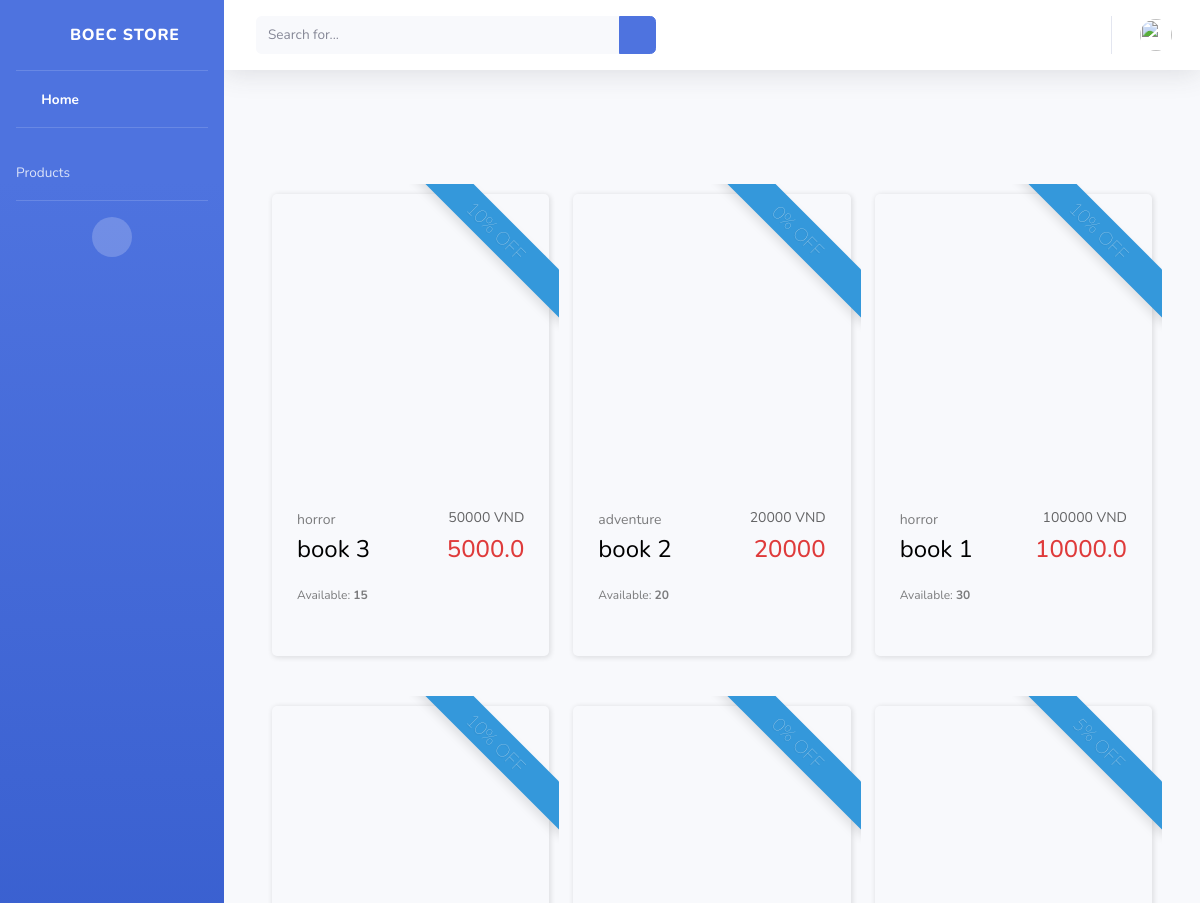
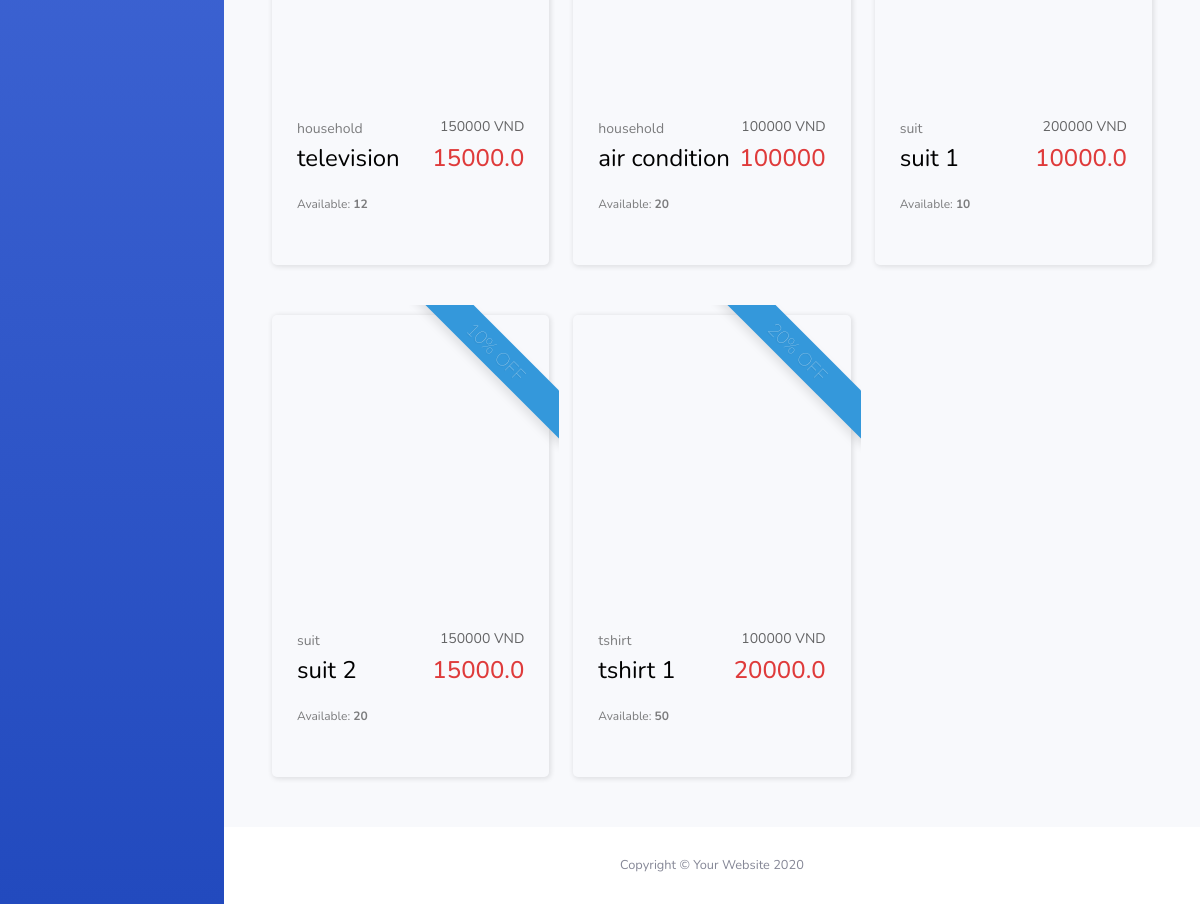
Before: /bookstore/index with the older database file (2 pictures, top to bottom).
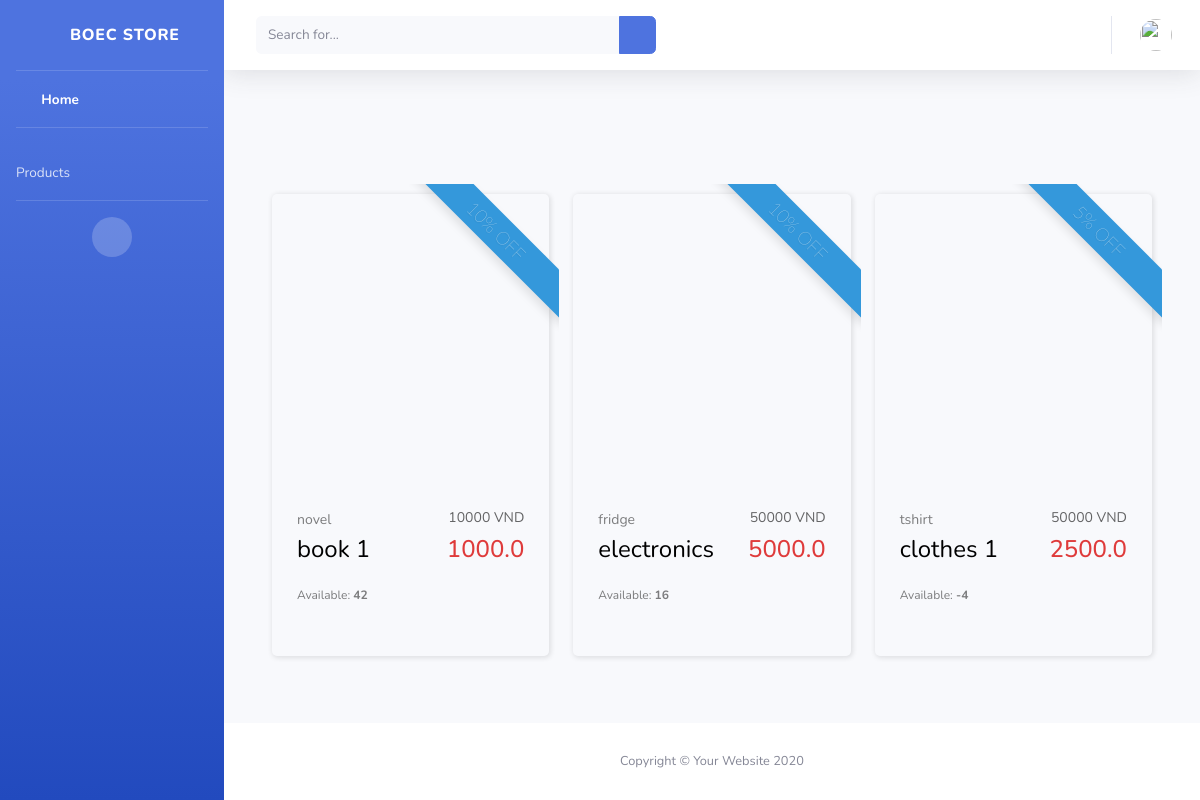
After: the same page with the newer database file.
### Bookstore/models.py (models this page shows)
class Book(models.Model):
    name = models.TextField()
    type = models.TextField()
    price = models.BigIntegerField()
    inStock = models.IntegerField()
    discount = models.IntegerField()
    image = models.TextField()

class Electronic(models.Model):
    name = models.TextField()
    type = models.TextField()
    price = models.BigIntegerField()
    inStock = models.IntegerField()
    discount = models.IntegerField()
    image = models.TextField()

class Clothe(models.Model):
    name = models.TextField()
    type = models.TextField()
    price = models.BigIntegerField()
    inStock = models.IntegerField()
    discount = models.IntegerField()
    image = models.TextField()

### Bookstore/views.py (the view)
# urls.py: path('index', views.index, name="index"),
def index(request):
    book = Book.objects.all().order_by("inStock")
    clothe = Clothe.objects.all().order_by("inStock")
    electronic = Electronic.objects.all().order_by("inStock")
    listbook = []
    listelectronic = []
    listclothes = []
    for b in book:
        if b.discount == 0:
            b.discounted = b.price
        else:
            b.discounted = b.discount * b.price / 100
        listbook.append(b)
    for c in clothe:
        if c.discount == 0:
            c.discounted = c.price
        else:
            c.discounted = c.discount * c.price / 100
        listclothes.append(c)
    for e in electronic:
        if e.discount == 0:
            e.discounted = e.price
        else:
            e.discounted = e.discount * e.price / 100
        listelectronic.append(e)
    return render(request, 'bookstore/mainPage.html',
                  {"listbook": listbook, "listelectronics": listelectronic, "listclothes": listclothes})

### Bookstore/templates/bookstore/mainPage.html (shortened to what this page needs)
<!DOCTYPE html>
<html lang="en">
<head>
    <link href="../../static/vendor/fontawesome-free/css/all.min.css" rel="stylesheet" type="text/css">
    <link href="../../static/css/sb-admin-2.min.css" rel="stylesheet">
    <link href="../../static/css/mainPage.css" rel="stylesheet">
</head>
<body id="page-top">
    <div id="wrapper">
        <ul class="navbar-nav bg-gradient-primary sidebar sidebar-dark accordion" id="accordionSidebar">
            <a class="sidebar-brand d-flex align-items-center justify-content-center" href="/bookstore/index">
                <div class="sidebar-brand-icon rotate-n-15">
                    <i class="fas fa-laugh-wink"></i>
                </div>
                <div class="sidebar-brand-text mx-3"> Boec Store</div>
            </a>
            <hr class="sidebar-divider my-0">
            <li class="nav-item active">
                <a class="nav-link" href="/bookstore/index">
                    <i class="fas fa-fw fa-tachometer-alt"></i>
                    <span>Home</span></a>
            </li>
            <hr class="sidebar-divider">
            <li class="nav-item">
                <a class="nav-link collapsed" href="#" data-toggle="collapse" data-target="#collapseTwo"
                    aria-expanded="true" aria-controls="collapseTwo">
                    <span>Products</span>
                </a>
            </li>
            <hr class="sidebar-divider">
            <div class="text-center d-none d-md-inline">
                <button class="rounded-circle border-0" id="sidebarToggle"></button>
            </div>
        </ul>
        <div id="content-wrapper" class="d-flex flex-column">
            <div id="content">
                <nav class="navbar navbar-expand navbar-light bg-white topbar mb-4 static-top shadow">
                    <form
                        class="d-none d-sm-inline-block form-inline mr-auto ml-md-3 my-2 my-md-0 mw-100 navbar-search">
                        <div class="input-group">
                            <input type="text" class="form-control bg-light border-0 small" placeholder="Search for..."
                                aria-label="Search" aria-describedby="basic-addon2">
                            <div class="input-group-append">
                                <button class="btn btn-primary" type="button">
                                    <i class="fas fa-search fa-sm"></i>
                                </button>
                            </div>
                        </div>
                    </form>
                    <ul class="navbar-nav ml-auto">
                        <li class="nav-item dropdown no-arrow mx-1">
                            <a class="nav-link dropdown-toggle" href="/bookstore/pay" id="messagesDropdown" role="button">
                                <i class="fas fa-cart-plus fa-fw"></i>
                            </a>
                        </li>
                        <li class="nav-item dropdown no-arrow">
                            <a class="nav-link dropdown-toggle" href="#" id="userDropdown" role="button"
                                data-toggle="dropdown" aria-haspopup="true" aria-expanded="false">
                                <img class="img-profile rounded-circle"
                                    src="img/undraw_profile.svg">
                            </a>
                        </li>
                    </ul>
                </nav>
                <div class="container-fluid" style="overflow-y: auto">
                    <div class="container mydiv">
                        <div class="row" >
                            {% for object in listbook%}
                            <div class="col-sm-4" style="margin-top: 50px">
                                <div class="bbb_deals">
                                    <div class="ribbon ribbon-top-right"><span> {{ object.discount }}%  OFF</span></div>
                                    <div class="bbb_deals_slider_container">
                                        <div class=" bbb_deals_item">
                                            <div class="bbb_deals_image"><img src="https://i.imgur.com/iDwDQ4o.png" alt=""></div>
                                            <div class="bbb_deals_content">
                                                <div class="bbb_deals_info_line d-flex flex-row justify-content-start">
                                                    <div class="bbb_deals_item_category"><a href="#">{{ object.type }}</a></div>
                                                    <div class="bbb_deals_item_price_a ml-auto">{{ object.price }} VND</div>
                                                </div>
                                                <div class="bbb_deals_info_line d-flex flex-row justify-content-start">
                                                    <div class="bbb_deals_item_name">{{ object.name }}</div>
                                                    <div class="bbb_deals_item_price ml-auto">{{ object.discounted }}</div>
                                                </div>
                                                <div class="available">
                                                    <div class="available_line d-flex flex-row justify-content-start">
                                                        <div class="available_title">Available: <span>{{ object.inStock }}</span></div>
                                                        <div class="bbb_deals_item_price ml-auto"><a href="/bookstore/addtocart/book/{{ object.id }}" class="fas fa fa-cart-plus"></a></div>
                                                    </div>
                                                </div>
                                            </div>
                                        </div>
                                    </div>
                                </div>
                            </div>
                            {% endfor %}
                        {% for object in listelectronics%}
                            <div class="col-sm-4" style="margin-top: 50px">
                                <div class="bbb_deals">
                                    <div class="ribbon ribbon-top-right"><span> {{ object.discount }}%  OFF</span></div>
                                    <div class="bbb_deals_slider_container">
                                        <div class=" bbb_deals_item">
                                            <div class="bbb_deals_image"><img src="https://i.imgur.com/iDwDQ4o.png" alt=""></div>
                                            <div class="bbb_deals_content">
                                                <div class="bbb_deals_info_line d-flex flex-row justify-content-start">
                                                    <div class="bbb_deals_item_category"><a href="#">{{ object.type }}</a></div>
                                                    <div class="bbb_deals_item_price_a ml-auto">{{ object.price }} VND</div>
                                                </div>
                                                <div class="bbb_deals_info_line d-flex flex-row justify-content-start">
                                                    <div class="bbb_deals_item_name">{{ object.name }}</div>
                                                    <div class="bbb_deals_item_price ml-auto">{{ object.discounted }}</div>
                                                </div>
                                                <div class="available">
                                                    <div class="available_line d-flex flex-row justify-content-start">
                                                        <div class="available_title">Available: <span>{{ object.inStock }}</span></div>
                                                        <div class="bbb_deals_item_price ml-auto"><a href="/bookstore/addtocart/electronics/{{ object.id }}" class="fas fa fa-cart-plus"></a></div>
                                                    </div>
                                                </div>
                                            </div>
                                        </div>
                                    </div>
                                </div>
                            </div>
                            {% endfor %}
                        {% for object in listclothes%}
                            <div class="col-sm-4" style="margin-top: 50px">
                                <div class="bbb_deals">
                                    <div class="ribbon ribbon-top-right"><span> {{ object.discount }}%  OFF</span></div>
                                    <div class="bbb_deals_slider_container">
                                        <div class=" bbb_deals_item">
                                            <div class="bbb_deals_image"><img src="https://i.imgur.com/iDwDQ4o.png" alt=""></div>
                                            <div class="bbb_deals_content">
                                                <div class="bbb_deals_info_line d-flex flex-row justify-content-start">
                                                    <div class="bbb_deals_item_category"><a href="#">{{ object.type }}</a></div>
                                                    <div class="bbb_deals_item_price_a ml-auto">{{ object.price }} VND</div>
                                                </div>
                                                <div class="bbb_deals_info_line d-flex flex-row justify-content-start">
                                                    <div class="bbb_deals_item_name">{{ object.name }}</div>
                                                    <div class="bbb_deals_item_price ml-auto">{{ object.discounted }}</div>
                                                </div>
                                                <div class="available">
                                                    <div class="available_line d-flex flex-row justify-content-start">
                                                        <div class="available_title">Available: <span>{{ object.inStock }}</span></div>
                                                        <div class="bbb_deals_item_price ml-auto"><a href="/bookstore/addtocart/clothes/{{ object.id }}" class="fas fa fa-cart-plus"></a></div>
                                                    </div>
                                                </div>
                                            </div>
                                        </div>
                                    </div>
                                </div>
                            </div>
                            {% endfor %}
                        </div>
                    </div>
                </div>
            </div>
            <footer class="sticky-footer bg-white">
                <div class="container my-auto">
                    <div class="copyright text-center my-auto">
                        <span>Copyright &copy; Your Website 2020</span>
                    </div>
                </div>
            </footer>
        </div>
    </div>
</body>
</html>

### Bookstore/static/css/mainPage.css (style rules this page uses)
.mydiv { margin-top: 50px; margin-bottom: 50px }
.bbb_deals_image { height: 200px }
.ribbon { width: 150px; height: 150px; overflow: hidden; position: absolute }
.ribbon::before, .ribbon::after { position: absolute; z-index: -1; content: ''; display: block; border: 5px solid #2980b9 }
.ribbon span { position: absolute; display: block; width: 225px; padding: 8px 0; background-color: #3498db; box-shadow: 0 5px 10px rgba(0, 0, 0, .1); color: #fff; font: 100 18px/1 'Lato', sans-serif; text-shadow: 0 1px 1px rgba(0, 0, 0, .2); text-transform: uppercase; text-align: center }
.ribbon-top-right { top: -10px; right: -10px }
.ribbon-top-right::before, .ribbon-top-right::after { border-top-color: transparent; border-right-color: transparent }
.ribbon-top-right::before { top: 0; left: 17px }
.ribbon-top-right::after { bottom: 17px; right: 0 }
.ribbon-top-right span { left: -25px; top: 30px; transform: rotate(45deg) }
div { display: block; position: relative; -webkit-box-sizing: border-box; -moz-box-sizing: border-box; box-sizing: border-box }
.bbb_deals { width: 100%; margin-right: 7%; padding-top: 80px; padding-left: 25px; padding-right: 25px; padding-bottom: 34px; box-shadow: 1px 1px 5px 1px rgba(0, 0, 0, 0.1); border-radius: 5px; margin-top: 0px }
.bbb_deals_slider_container { width: 100% }
.bbb_deals_item { width: 100% !important }
.bbb_deals_image { width: 100% }
.bbb_deals_content { margin-top: 33px }
.bbb_deals_item_category a { font-size: 14px; font-weight: 400; color: rgba(0, 0, 0, 0.5) }
.bbb_deals_item_price_a { font-size: 14px; font-weight: 400; color: rgba(0, 0, 0, 0.6) }
.bbb_deals_item_name { font-size: 24px; font-weight: 400; color: #000000 }
.bbb_deals_item_price { font-size: 24px; font-weight: 500; color: #df3b3b }
.available { margin-top: 19px }
.available_title { font-size: 12px; color: rgba(0, 0, 0, 0.5); font-weight: 400 }
.available_title span { font-weight: 700 }

Changed rows visible on the page:
removed Book: discount "10", type "horror", price "50000", name "book 3", discounted "5000.0", inStock "15"
removed Book: discount "0", type "adventure", price "20000", name "book 2", discounted "20000", inStock "20"
removed Electronic: discount "10", type "household", price "150000", name "television", discounted "15000.0", inStock "12"
removed Electronic: discount "0", type "household", price "100000", name "air condition", discounted "100000", inStock "20"
removed Clothe: discount "5", type "suit", price "200000", name "suit 1", discounted "10000.0", inStock "10"
removed Clothe: discount "10", type "suit", price "150000", name "suit 2", discounted "15000.0", inStock "20"
changed Book "book 1": type "horror" → "novel"; price "100000" → "10000"; discounted "10000.0" → "1000.0"; inStock "30" → "42"
added Electronic: discount "10", type "fridge", price "50000", name "electronics", discounted "5000.0", inStock "16"
changed Clothe "tshirt": discount "20" → "5"; price "100000" → "50000"; name "tshirt 1" → "clothes 1"; discounted "20000.0" → "2500.0"; inStock "50" → "-4"
